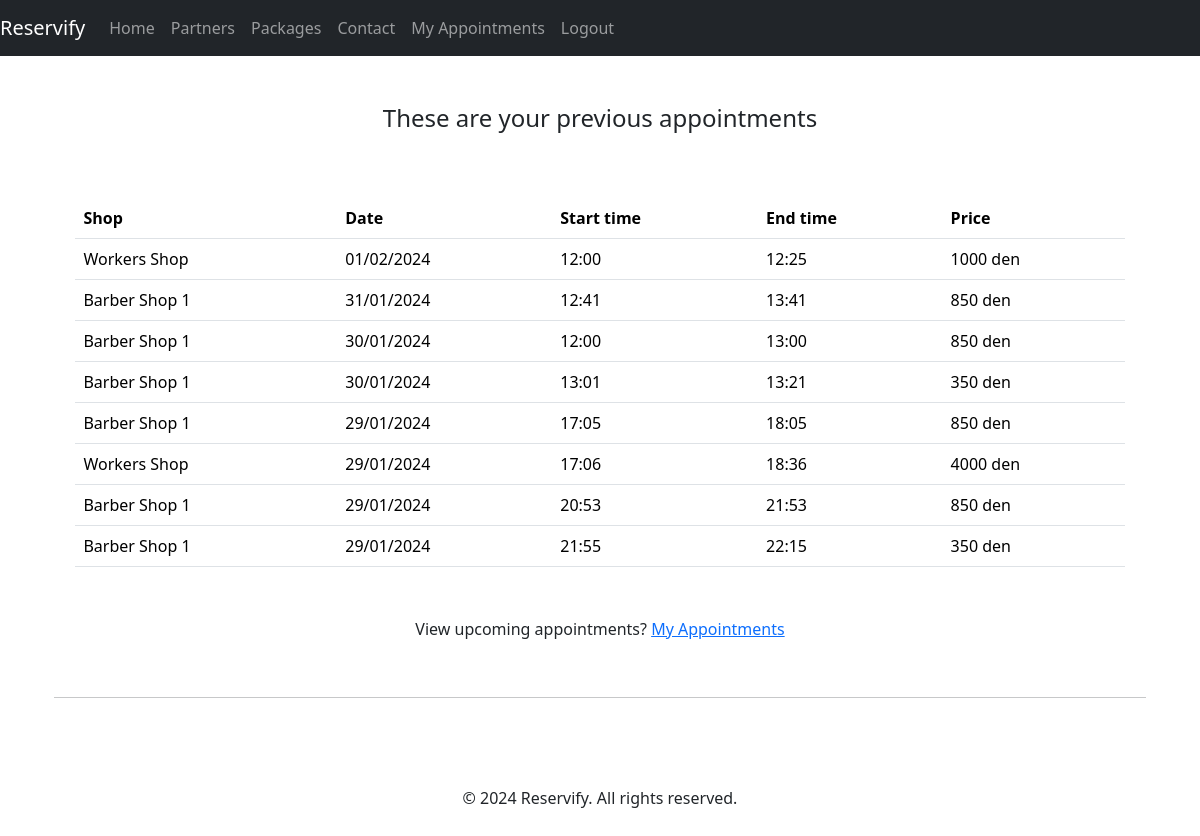
/appointments/past-appointments (signed in), run on an earlier commit of the app's database.
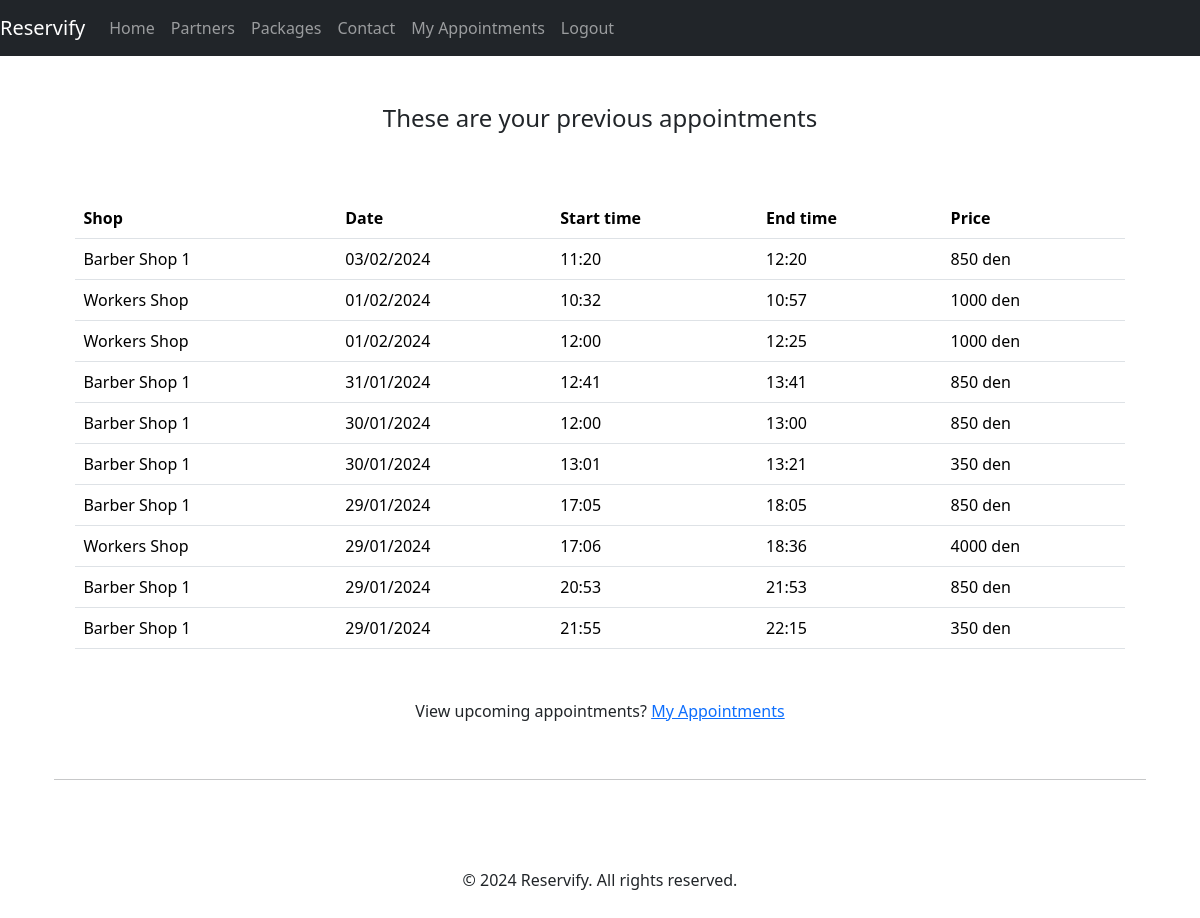
And on a later commit of the database.
### appointments/models.py (models this page shows, shortened)
class Appointment(models.Model):
    shop = models.ForeignKey(Shop, on_delete=models.CASCADE)
    user = models.ForeignKey(Account, on_delete=models.CASCADE)
    date = models.DateField(default=timezone.now,
                            help_text='eg. 23-11-2023',
                            validators=[MinValueValidator(timezone.now().date()),
                                        MaxValueValidator((timezone.now() + timedelta(days=30)).date())
                                        ])
    start_time = models.TimeField(blank=False, default=timezone.now)
    duration = models.TimeField(blank=True, null=True)
    end_time = models.TimeField(blank=True, null=True)
    services = models.ManyToManyField(Service)
    total_price = models.PositiveIntegerField(default=1, blank=True, null=True)
    code = models.CharField(max_length=7, blank=True, null=True)

### shops/models.py (models this page shows, shortened)
class Shop(models.Model):
    name = models.CharField(max_length=200, blank=False)
    description = models.TextField(max_length=250, blank=True, default='')
    location = models.CharField(max_length=150, blank=False, default='')
    location_link = models.CharField(max_length=150, blank=False, default='',
                                     help_text='Google Maps link')
    logo = models.ImageField(upload_to='shop_logos', default='default.jpg', blank=True)
    owner = models.ForeignKey(Account, on_delete=models.CASCADE)

### appointments/views.py (the view)
# urls.py: path('past-appointments', views.past_appointments_page, name='past_appointments_page'),
@login_required()
def past_appointments_page(request):
    user = request.user.get_account()
    now = datetime.now()
    appointments = Appointment.objects.filter(Q(user=user, date__lt=now.date()) |
                                              Q(user=user, date=now.date(), end_time__lt=now)
                                              ).order_by('-date', 'start_time')
    context = {'appointments': appointments}
    return render(request, 'appointments/past_appointments.html', context)

### accounts/models.py (called while the page is built)
    def get_account(self):
        return self

### templates/appointments/past_appointments.html (shortened to what this page needs)
{% extends 'base.html' %}
{% load static %}
{% block content %}
    <section class="container my-5">
        <div>
            <div class="row">
                <div class="col-lg-12">
                   <div style="text-align: center;">
                        <h4>These are your previous appointments</h4>
                   </div>
                </div>
            </div>
            <br>
            {% if appointments %}
                <div class="row">
                    <div class="col-lg-12">
                        <div style="padding: 3%;">
                            <table class="table">
                                <tr>
                                    <th>Shop</th>
                                    <th>Date</th>
                                    <th>Start time</th>
                                    <th>End time</th>
                                    <th>Price</th>
                                </tr>
                                {% for app in appointments %}
                                        <tr>
                                            <td>{{ app.shop.name }}</td>
                                            <td>{{ app.date|date:"d/m/Y" }}</td>
                                            <td>{{ app.start_time|date:"H:i" }}</td>
                                            <td>{{ app.end_time|date:"H:i" }}</td>
                                            <td>{{ app.total_price }} den</td>
                                        </tr>
                                {% endfor %}
                            </table>
                        </div>
                    </div>
                </div>
            {% endif %}
            <div class="row justify-content-center">
                <div class="row">
                    <div class="col-lg-12">
                        <div style="text-align: center">
                            <p>View upcoming appointments? <a href="{% url 'myappointments_page' %}">My Appointments</a></p>
                        </div>
                        <br>
                        <hr>
                    </div>
                </div>
            </div>
    </section>
{% endblock content %}

What changed in the data, as far as the page shows it:
added Appointment: shop.name "Barber Shop 1", date "03/02/2024", start_time "11:20", end_time "12:20", total_price "850"
added Appointment: shop.name "Workers Shop", date "01/02/2024", start_time "10:32", end_time "10:57", total_price "1000"
